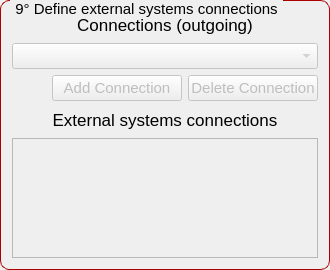
                   <widget class="QGroupBox" name="groupBox_22">
                    <property name="minimumSize">
                     <size>
                      <width>0</width>
                      <height>270</height>
                     </size>
                    </property>
                    <property name="maximumSize">
                     <size>
                      <width>16777215</width>
                      <height>270</height>
                     </size>
                    </property>
                    <property name="styleSheet">
                     <string notr="true">QGroupBox {
    border: 1px solid rgb(170, 0, 0);
    border-radius: 9px;
    margin-top: 0.5em;
    font-size: 15px;
}

QGroupBox::title {
    subcontrol-origin: margin;
    left: 10px;
    padding: 0 3px 0 3px;
}</string>
                    </property>
                    <property name="title">
                     <string>9° Define external systems connections</string>
                    </property>
                    <layout class="QGridLayout" name="gridLayout_36">
                     <item row="0" column="0">
                      <layout class="QVBoxLayout" name="verticalLayout_34">
                       <property name="leftMargin">
                        <number>0</number>
                       </property>
                       <item>
                        <widget class="QLabel" name="label_62">
                         <property name="font">
                          <font>
                           <pointsize>13</pointsize>
                          </font>
                         </property>
                         <property name="text">
                          <string>Connections (outgoing)</string>
                         </property>
                         <property name="alignment">
                          <set>Qt::AlignCenter</set>
                         </property>
                        </widget>
                       </item>
                       <item>
                        <widget class="QComboBox" name="combobox_exts_connection">
                         <property name="enabled">
                          <bool>false</bool>
                         </property>
                         <property name="font">
                          <font>
                           <pointsize>11</pointsize>
                          </font>
                         </property>
                         <property name="focusPolicy">
                          <enum>Qt::StrongFocus</enum>
                         </property>
                        </widget>
                       </item>
                       <item>
                        <layout class="QHBoxLayout" name="horizontalLayout_40">
                         <item>
                          <spacer name="horizontalSpacer_19">
                           <property name="orientation">
                            <enum>Qt::Horizontal</enum>
                           </property>
                           <property name="sizeHint" stdset="0">
                            <size>
                             <width>40</width>
                             <height>20</height>
                            </size>
                           </property>
                          </spacer>
                         </item>
                         <item>
                          <widget class="QPushButton" name="button_add_exts_connection">
                           <property name="enabled">
                            <bool>false</bool>
                           </property>
                           <property name="minimumSize">
                            <size>
                             <width>130</width>
                             <height>0</height>
                            </size>
                           </property>
                           <property name="maximumSize">
                            <size>
                             <width>130</width>
                             <height>16777215</height>
                            </size>
                           </property>
                           <property name="font">
                            <font>
                             <pointsize>11</pointsize>
                            </font>
                           </property>
                           <property name="text">
                            <string>Add Connection</string>
                           </property>
                          </widget>
                         </item>
                         <item>
                          <widget class="QPushButton" name="button_delete_exts_connection">
                           <property name="enabled">
                            <bool>false</bool>
                           </property>
                           <property name="minimumSize">
                            <size>
                             <width>130</width>
                             <height>0</height>
                            </size>
                           </property>
                           <property name="maximumSize">
                            <size>
                             <width>130</width>
                             <height>16777215</height>
                            </size>
                           </property>
                           <property name="font">
                            <font>
                             <pointsize>11</pointsize>
                            </font>
                           </property>
                           <property name="text">
                            <string>Delete Connection</string>
                           </property>
                          </widget>
                         </item>
                        </layout>
                       </item>
                       <item>
                        <widget class="QLabel" name="label_63">
                         <property name="font">
                          <font>
                           <pointsize>13</pointsize>
                          </font>
                         </property>
                         <property name="text">
                          <string>External systems connections</string>
                         </property>
                         <property name="alignment">
                          <set>Qt::AlignCenter</set>
                         </property>
                        </widget>
                       </item>
                       <item>
                        <widget class="QListWidget" name="listwidget_exts_connection">
                         <property name="enabled">
                          <bool>false</bool>
                         </property>
                         <property name="minimumSize">
                          <size>
                           <width>0</width>
                           <height>120</height>
                          </size>
                         </property>
                         <property name="maximumSize">
                          <size>
                           <width>16777215</width>
                           <height>120</height>
                          </size>
                         </property>
                         <property name="font">
                          <font>
                           <pointsize>11</pointsize>
                          </font>
                         </property>
                         <property name="alternatingRowColors">
                          <bool>true</bool>
                         </property>
                        </widget>
                       </item>
                      </layout>
                     </item>
                    </layout>
                   </widget>
